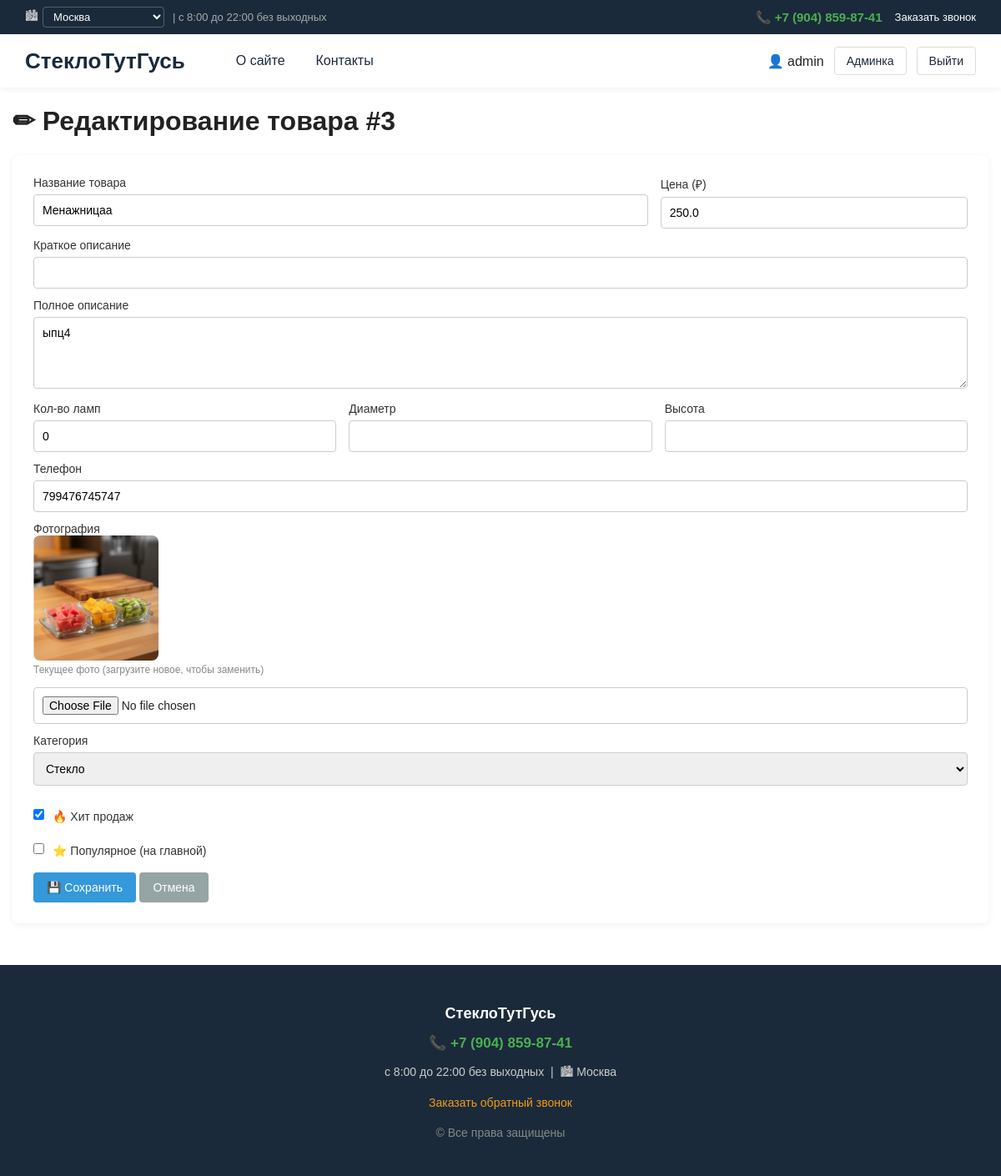
Page /admin/item/edit/3 (signed in) on the committed database.
### app.py (models this page shows, shortened)
class Setting(db.Model):
    key = db.Column(db.String(50), primary_key=True)
    value = db.Column(db.Text, default='')

class MenuItem(db.Model):
    id = db.Column(db.Integer, primary_key=True)
    title = db.Column(db.String(100), nullable=False)
    url = db.Column(db.String(255), default='/')
    order = db.Column(db.Integer, default=0)

class User(UserMixin, db.Model):
    id = db.Column(db.Integer, primary_key=True)
    username = db.Column(db.String(80), unique=True, nullable=False)
    password_hash = db.Column(db.String(200), nullable=False)
    is_admin = db.Column(db.Boolean, default=False)

class Item(db.Model):
    id = db.Column(db.Integer, primary_key=True)
    title = db.Column(db.String(200), nullable=False)
    description = db.Column(db.Text, default='')
    content = db.Column(db.Text, default='')
    price = db.Column(db.Float, default=0.0)
    phone = db.Column(db.String(30), default='')
    image = db.Column(db.String(255), default='')
    lamps = db.Column(db.Integer, default=0)
    diameter = db.Column(db.String(50), default='')
    height = db.Column(db.String(50), default='')
    is_hit = db.Column(db.Boolean, default=False)
    is_popular = db.Column(db.Boolean, default=False)
    category_id = db.Column(db.Integer, db.ForeignKey('category.id'), nullable=False)

class Category(db.Model):
    id = db.Column(db.Integer, primary_key=True)
    name = db.Column(db.String(100), unique=True, nullable=False)
    description = db.Column(db.String(255), default='')
    items = db.relationship('Item', backref='category', cascade='all, delete-orphan')

### app.py (the view, shortened to what this page needs)
@app.route('/admin/item/edit/<int:item_id>', methods=['GET', 'POST'])
@login_required
def edit_item(item_id):
    admin_required()
    item = Item.query.get_or_404(item_id)
    categories = Category.query.all()
    return render_template('admin_edit.html', item=item, categories=categories)

### app.py (called while the page is built)
@login_manager.user_loader
def load_user(user_id):
    return db.session.get(User, int(user_id))

def get_setting(key, default=''):
    s = db.session.get(Setting, key)
    return s.value if s else default

def get_current_city():
    city = request.cookies.get('user_city')
    if city:
        return city
    return get_setting('shop_city', 'Москва')

@app.context_processor
def inject_globals():
    cities_str = get_setting('cities_list',
        'Москва,Санкт-Петербург,Новосибирск,Екатеринбург,Казань,'
        'Нижний Новгород,Челябинск,Самара,Омск,Ростов-на-Дону,'
        'Уфа,Красноярск,Воронеж,Пермь,Волгоград')
    cities = [c.strip() for c in cities_str.split(',') if c.strip()]
    return {
        'menu_items': MenuItem.query.order_by(MenuItem.order).all(),
        'site_title': get_setting('site_title', '💡 Гусь-Люстра'),
        'bg_color': get_setting('bg_color', '#f4f6f9'),
        'bg_image': get_setting('bg_image', ''),
        'shop_phone': get_setting('shop_phone', ''),
        'shop_schedule': get_setting('shop_schedule', ''),
        'shop_city': get_setting('shop_city', ''),
        'cities': cities,
        'current_city': get_current_city(),
    }

def admin_required():
    if not current_user.is_authenticated or not current_user.is_admin:
        abort(403)

### templates/admin_edit.html
{% extends 'base.html' %}
{% block content %}
<h1>✏ Редактирование товара #{{ item.id }}</h1>
<form method="post" enctype="multipart/form-data"
      style="background:#fff; padding:25px; border-radius:8px; box-shadow:0 2px 8px rgba(0,0,0,0.06);">
    <div style="display: grid; grid-template-columns: 2fr 1fr; gap: 15px;">
        <div>
            <label>Название товара</label>
            <input type="text" name="title" value="{{ item.title }}" required>
        </div>
        <div>
            <label>Цена (₽)</label>
            <input type="number" step="0.01" min="0" name="price" value="{{ item.price or 0 }}">
        </div>
    </div>
    <label>Краткое описание</label>
    <input type="text" name="description" value="{{ item.description or '' }}">
    <label>Полное описание</label>
    <textarea name="content" rows="4">{{ item.content or '' }}</textarea>
    <div style="display: grid; grid-template-columns: 1fr 1fr 1fr; gap: 15px;">
        <div>
            <label>Кол-во ламп</label>
            <input type="number" min="0" name="lamps" value="{{ item.lamps or 0 }}">
        </div>
        <div>
            <label>Диаметр</label>
            <input type="text" name="diameter" value="{{ item.diameter or '' }}">
        </div>
        <div>
            <label>Высота</label>
            <input type="text" name="height" value="{{ item.height or '' }}">
        </div>
    </div>
    <label>Телефон</label>
    <input type="text" name="phone" value="{{ item.phone or '' }}">
    <label>Фотография</label>
    {% if item.image %}
        <div style="margin-bottom:8px;">
            <img src="{{ url_for('static', filename='uploads/' + item.image) }}"
                 style="width:150px; height:150px; object-fit:cover; border-radius:8px;">
            <div style="font-size:12px; color:#888;">Текущее фото (загрузите новое, чтобы заменить)</div>
        </div>
    {% endif %}
    <input type="file" name="image" accept="image/*">
    <label>Категория</label>
    <select name="category_id">
        {% for c in categories %}
            <option value="{{ c.id }}" {% if c.id == item.category_id %}selected{% endif %}>{{ c.name }}</option>
        {% endfor %}
    </select>
    <label style="display:flex; gap:10px; align-items:center; margin: 10px 0;">
        <input type="checkbox" name="is_hit" value="1" {% if item.is_hit %}checked{% endif %} style="width:auto;">
        🔥 Хит продаж
    </label>
    <label style="display:flex; gap:10px; align-items:center; margin: 10px 0;">
        <input type="checkbox" name="is_popular" value="1" {% if item.is_popular %}checked{% endif %} style="width:auto;">
        ⭐ Популярное (на главной)
    </label>
    <button type="submit">💾 Сохранить</button>
    <a class="btn btn-ghost" href="{{ url_for('admin_panel') }}">Отмена</a>
</form>
{% endblock %}

### templates/base.html (shortened to what this page needs)
<!DOCTYPE html>
<html lang="ru">
<head>
</head>
<body>
<div class="topbar">
    <div class="topbar-left">
        <form method="post" action="{{ url_for('set_city') }}" class="city-form">
            <span class="city-icon">🏙</span>
            <select name="city" class="city-select" onchange="this.form.submit()">
                {% for c in cities %}
                    <option value="{{ c }}" {% if c == current_city %}selected{% endif %}>{{ c }}</option>
                {% endfor %}
            </select>
        </form>
        <span class="schedule">| {{ shop_schedule }}</span>
    </div>
    <div class="topbar-right">
        <a href="tel:{{ shop_phone|replace(' ', '')|replace('(', '')|replace(')', '')|replace('-', '') }}" class="phone">
            📞 {{ shop_phone }}
        </a>
        <a href="#" onclick="openCallModal(event); return false;" class="callback-link">
            Заказать звонок
        </a>
    </div>
</div>
<header>
    <div class="logo">
        <a href="/">{{ site_title }}</a>
    </div>
    <nav class="main-menu">
        {% for m in menu_items %}
            <a href="{{ m.url }}">{{ m.title }}</a>
        {% endfor %}
    </nav>
    <div class="user-area">
        {% if current_user.is_authenticated %}
            <span>👤 {{ current_user.username }}</span>
            {% if current_user.is_admin %}
                <a href="{{ url_for('admin_panel') }}">Админка</a>
            {% endif %}
            <a href="{{ url_for('logout') }}">Выйти</a>
        {% else %}
            <a href="{{ url_for('login') }}">Войти</a>
            <a class="primary" href="{{ url_for('register') }}">Регистрация</a>
        {% endif %}
    </div>
</header>
<div class="container">
    {% block content %}{% endblock %}
</div>
<footer>
    <p style="font-size: 18px; color: #fff; margin-bottom: 12px;"><b>{{ site_title }}</b></p>
    <p>
        <a href="tel:{{ shop_phone|replace(' ', '')|replace('(', '')|replace(')', '')|replace('-', '') }}"
           style="color: #4CAF50; font-size: 17px; font-weight: bold; text-decoration: none;">
            📞 {{ shop_phone }}
        </a>
    </p>
    <p style="margin: 8px 0;">{{ shop_schedule }} &nbsp;|&nbsp; 🏙 {{ current_city }}</p>
    <p style="margin-top: 15px;">
        <a href="#" onclick="openCallModal(event); return false;"
           style="color: #f39c12; text-decoration: none;">
            Заказать обратный звонок
        </a>
    </p>
    <p style="margin-top: 20px; color: #888;">© Все права защищены</p>
</footer>
</body>
</html>

### rows in the picture
Setting: city "Москва", value "Москва"
Setting: value "с 8:00 до 22:00 без выходных"
Setting: value "+7 (904) 859-87-41"
Setting: value "СтеклоТутГусь"
MenuItem: title "О сайте"
MenuItem: title "Контакты"
User: username "admin"
Item: id "3", title "Менажницаа", price "250.0", content "ыпц4", lamps "0", phone "799476745747", image (picture), category_id "Стекло", is_hit "☑"
